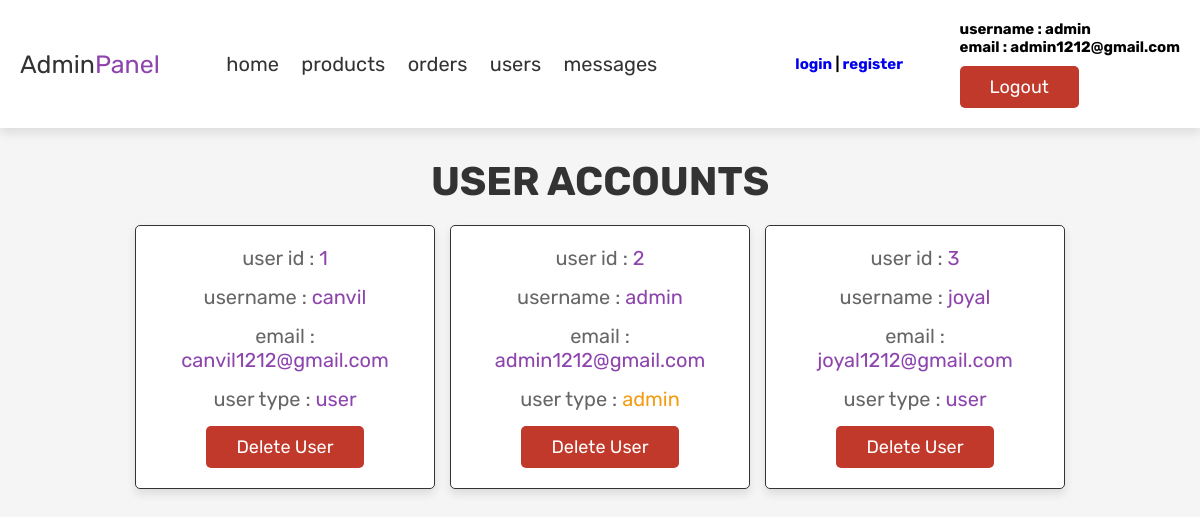
Screenshot of /admin_users.php (signed in) with the database file from the repository.
### tables this page shows
CREATE TABLE `users` (
  `id` int(100) NOT NULL,
  `name` varchar(100) NOT NULL,
  `email` varchar(100) NOT NULL,
  `password` varchar(100) NOT NULL,
  `user_type` varchar(20) NOT NULL DEFAULT 'user'
);

### admin_users.php (the view, shortened to what this page needs)
<?php
include 'config.php';
?>
<!DOCTYPE html>
<html lang="en">
<head>
   <link rel="stylesheet" href="css/admin_style.css">
</head>
<body>
<?php include 'admin_header.php'; ?>
<section class="users">
   <h1 class="title"> user accounts </h1>
   <div class="box-container">
      <?php
         $select_users = mysqli_query($conn, "SELECT * FROM `users`") or die('query failed');
         while($fetch_users = mysqli_fetch_assoc($select_users)){
      ?>
      <div class="box">
         <p> user id : <span><?php echo $fetch_users['id']; ?></span> </p>
         <p> username : <span><?php echo $fetch_users['name']; ?></span> </p>
         <p> email : <span><?php echo $fetch_users['email']; ?></span> </p>
         <p> user type : <span style="color:<?php if($fetch_users['user_type'] == 'admin'){ echo 'var(--orange)'; } ?>"><?php echo $fetch_users['user_type']; ?></span> </p>
         <a href="admin_users.php?delete=<?php echo $fetch_users['id']; ?>" onclick="return confirm('delete this user?');" class="delete-btn">delete user</a>
      </div>
      <?php
         };
      ?>
   </div>
</section>
</body>
</html>

### css/admin_style.css (style rules this page uses)
:root { --purple:#8e44ad; --red:#c0392b; --orange:#f39c12; --black:#333; --white:#fff; --light-color:#666; --light-white:#ccc; --light-bg:#f5f5f5; --border:.1rem solid var(--black); --box-shadow:0 .5rem 1rem rgba(0,0,0,.1); }
* { font-family: 'Rubik', sans-serif; margin:0; padding:0; box-sizing: border-box; outline: none; border:none; text-decoration: none; transition:all .2s linear; }
html { font-size: 62.5%; overflow-x: hidden; }
body { background-color: var(--light-bg); }
section { padding:3rem 2rem; }
.title { text-align: center; margin-bottom: 2rem; text-transform: uppercase; color:var(--black); font-size: 4rem; }
.btn, .option-btn, .delete-btn, .white-btn { display: inline-block; margin-top: 1rem; padding:1rem 3rem; cursor: pointer; color:var(--white); font-size: 1.8rem; border-radius: .5rem; text-transform: capitalize; }
.delete-btn { background-color: var(--red); }
.users .box-container { display: grid; grid-template-columns: repeat(auto-fit, 30rem); justify-content: center; gap:1.5rem; max-width: 1200px; margin:0 auto; align-items: flex-start; }
.users .box-container .box { background-color: var(--white); padding:2rem; border:var(--border); box-shadow: var(--box-shadow); border-radius: .5rem; text-align: center; }
.users .box-container .box p { padding-bottom: 1.5rem; font-size: 2rem; color:var(--light-color); }
.users .box-container .box p span { color:var(--purple); }
.users .box-container .box .delete-btn { margin-top: 0; }

### rows the page displays
users: id "1", name "canvil", email "canvil1212@gmail.com", user_type "user"
users: id "2", name "admin", email "admin1212@gmail.com", user_type "admin"
users: id "3", name "joyal", email "joyal1212@gmail.com", user_type "user"

### other values shown
$_SESSION['admin_name'] "admin"
$_SESSION['admin_email'] "admin1212@gmail.com"
